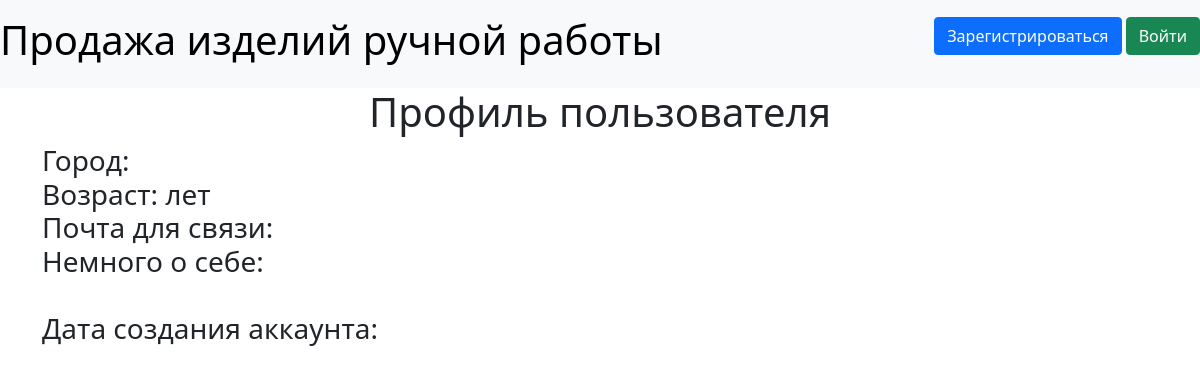
/user/5, run on an earlier commit of the app's database.
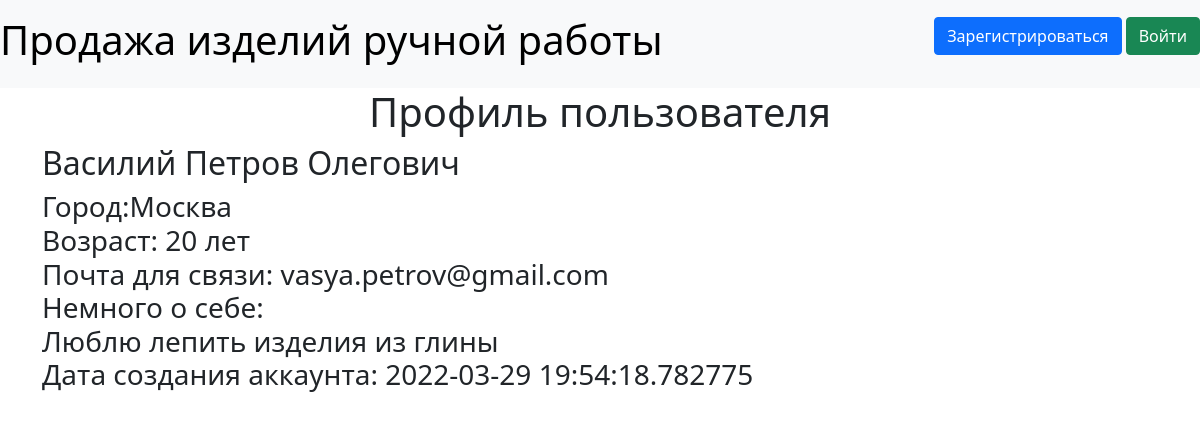
And on a later commit of the database.
### data/users.py (models this page shows, shortened)
class User(SqlAlchemyBase, UserMixin):
    __tablename__ = 'users'
    id = sqlalchemy.Column(sqlalchemy.Integer,
                           primary_key=True, autoincrement=True)
    name = sqlalchemy.Column(sqlalchemy.String, nullable=True)
    surname = sqlalchemy.Column(sqlalchemy.String, nullable=True)
    patronymic = sqlalchemy.Column(sqlalchemy.String, nullable=True)
    city = sqlalchemy.Column(sqlalchemy.String, nullable=True)
    age = sqlalchemy.Column(sqlalchemy.Integer, nullable=True)
    email = sqlalchemy.Column(sqlalchemy.String,
                              index=True, unique=True, nullable=True)
    about = sqlalchemy.Column(sqlalchemy.String, nullable=True)
    hashed_password = sqlalchemy.Column(sqlalchemy.String, nullable=True)
    created_date = sqlalchemy.Column(sqlalchemy.DateTime,
                                     default=datetime.datetime.now)
    ads = orm.relation("Ad", back_populates='user')

### main.py (the view)
@app.route("/user/<user_id>")
def profile(user_id):
    db_sess = db_session.create_session()
    user = db_sess.query(User).filter(User.id == user_id).first()
    return render_template("profile.html", user=user)

### data/db_session.py (called while the page is built)
def create_session() -> Session:
    global __factory
    return __factory()

### templates/profile.html
{% extends "base.html" %}
{% block content %}
<h1 align="center">Профиль пользователя</h1>
<h2>{{user.name}} {{user.surname}} {{user.patronymic}}</h2>
<h3>Город:{{user.city}}<br>
    Возраст: {{user.age}} лет<br>
    Почта для связи: {{user.email}}<br>
    Немного о себе:<br>{{user.about}}<br>
    Дата создания аккаунта: {{user.created_date}}</h3>
{% endblock %}

### templates/base.html (shortened to what this page needs)
<!doctype html>
<html lang="en">
<head>
    <link href="https://cdn.jsdelivr.net/npm/bootstrap@5.1.3/dist/css/bootstrap.min.css"
          rel="stylesheet"
>
    <link rel="stylesheet" type="text/css" href={{css}}/>
</head>
<body>
<header>
    <nav class="navbar navbar-light bg-light">
        <span class="navbar-text h1" style="color:black">Продажа изделий ручной работы</span>
        {% if current_user.is_authenticated %}
            <a class="navbar-brand" href="/logout">
                {{ current_user.name }} {{ current_user.surname }}</a>
        {% else %}
            <p>
                <a class="btn btn-primary "
                   href="/register">Зарегистрироваться</a>
                <a class="btn btn-success" href="/login">Войти</a>
            </p>
        {% endif %}
    </nav>
</header>
<main role="main" class="container">
    {% block content %}{% endblock %}
</main>
</body>
</html>

What changed in the data, as far as the page shows it:
added User: name "Василий", surname "Петров", patronymic "Олегович", city "Москва", age "20", email "vasya.petrov@gmail.com", about "Люблю лепить изделия из глины", created_date "2022-03-29 19:54:18.782775"
